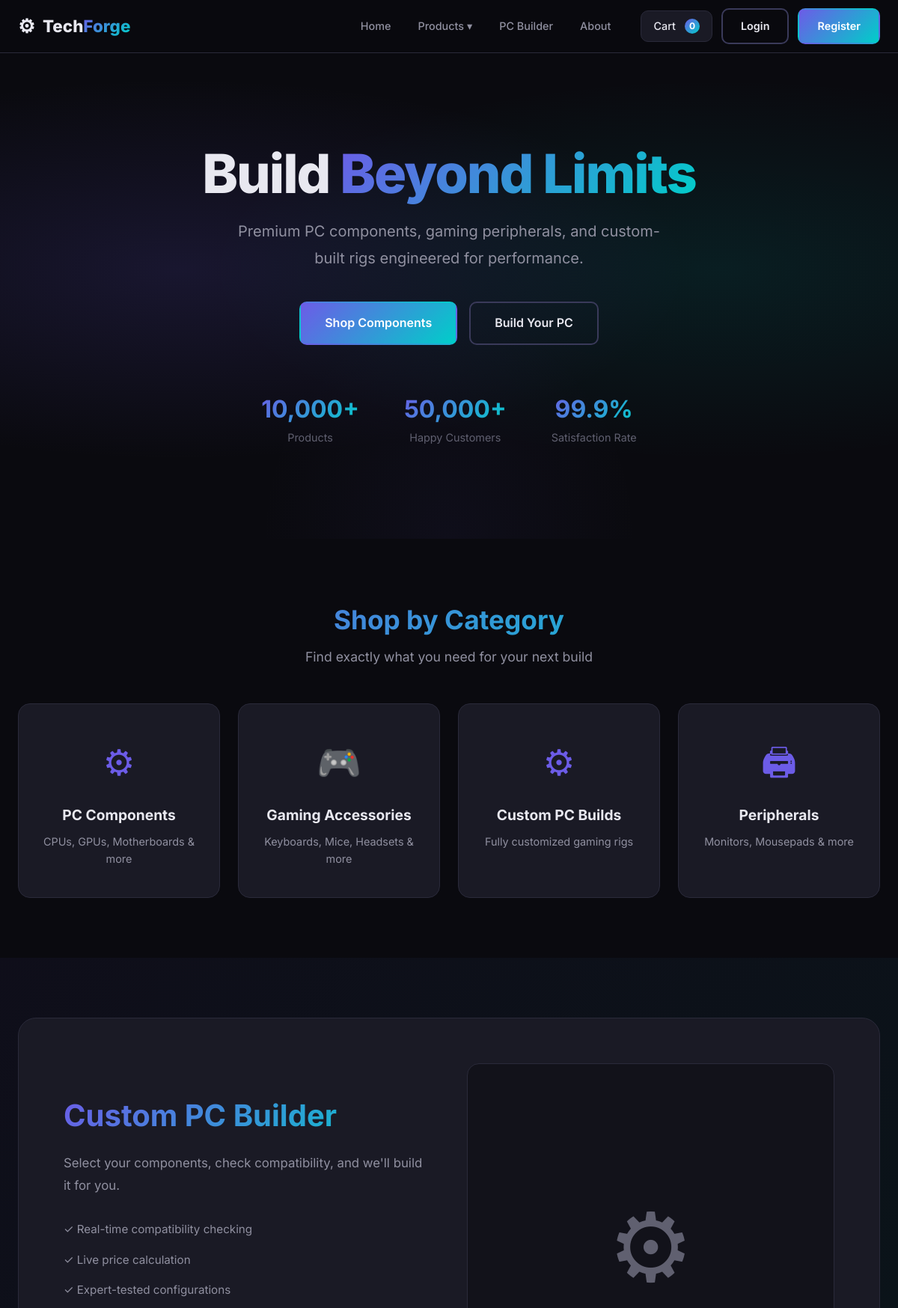
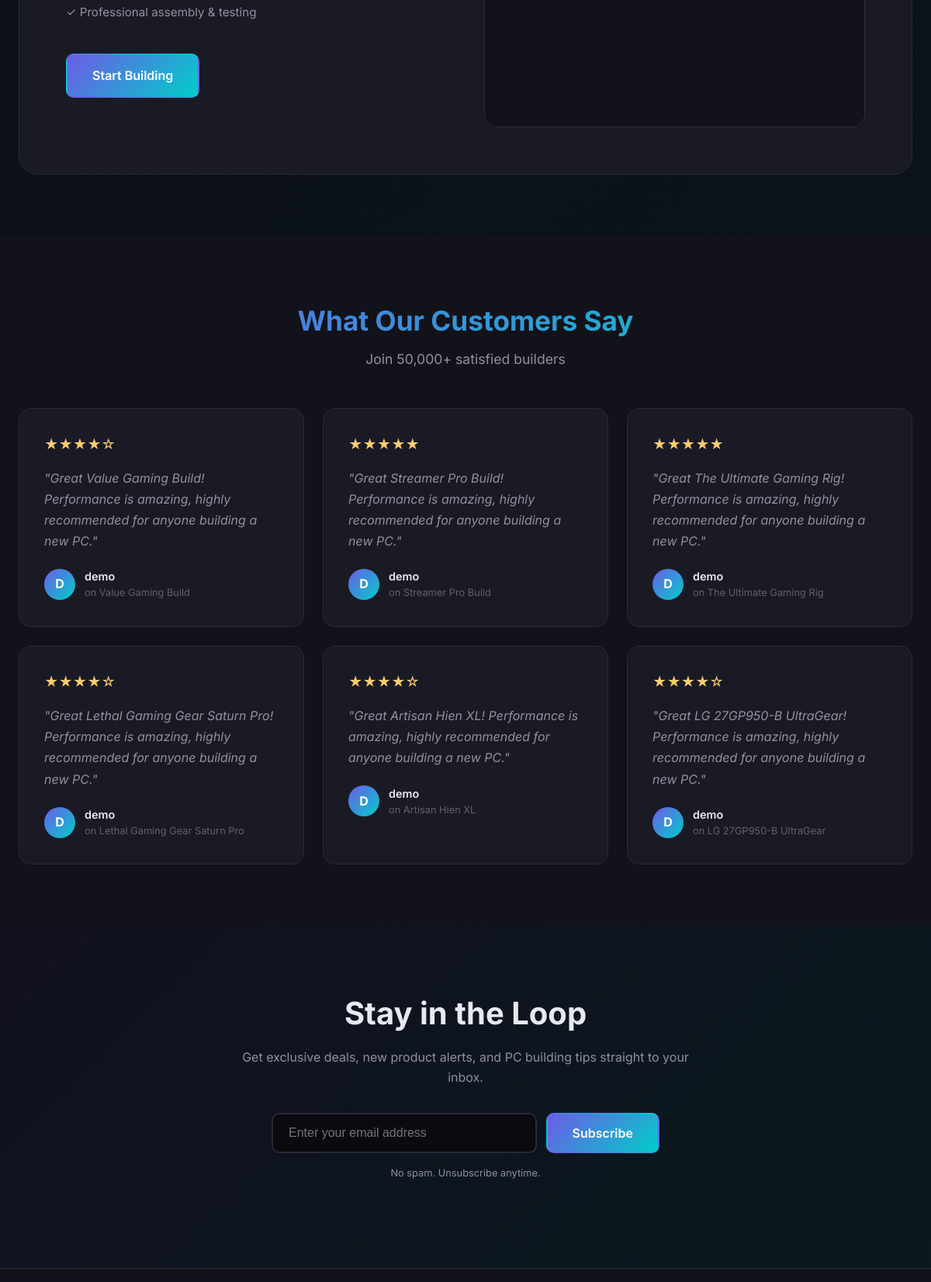
The page / (upper part) on the database its author committed (2 pictures, top to bottom).
### products/models.py (models this page shows, shortened)
class Review(models.Model):
    product = models.ForeignKey(Product, on_delete=models.CASCADE, related_name='reviews')
    user = models.ForeignKey(User, on_delete=models.CASCADE)
    rating = models.IntegerField(validators=[MinValueValidator(1), MaxValueValidator(5)])
    comment = models.TextField()
    created_at = models.DateTimeField(auto_now_add=True)
    class Meta:
        unique_together = ['product', 'user']

class Product(models.Model):
    COMPONENT_TYPES = [
        ('cpu', 'CPU'),
        ('gpu', 'GPU'),
        ('motherboard', 'Motherboard'),
        ('ram', 'RAM'),
        ('storage', 'Storage'),
        ('psu', 'Power Supply'),
        ('cooling', 'Cooling'),
        ('case', 'Case'),
    ]
    category = models.ForeignKey(Category, on_delete=models.CASCADE, related_name='products')
    name = models.CharField(max_length=300)
    slug = models.SlugField(unique=True)
    description = models.TextField()
    specifications = models.JSONField(default=dict, blank=True)
    price = models.DecimalField(max_digits=10, decimal_places=2)
    compare_price = models.DecimalField(max_digits=10, decimal_places=2, null=True, blank=True)
    image = models.ImageField(upload_to='products/', blank=True, null=True)
    stock = models.IntegerField(default=0)
    is_featured = models.BooleanField(default=False)
    is_best_seller = models.BooleanField(default=False)
    is_custom_build = models.BooleanField(default=False)
    component_type = models.CharField(max_length=20, choices=COMPONENT_TYPES, null=True, blank=True)
    is_active = models.BooleanField(default=True)
    created_at = models.DateTimeField(auto_now_add=True)
    updated_at = models.DateTimeField(auto_now=True)
    class Meta:
        ordering = ['-created_at']

### myapp/views.py (the view)
# urls.py: path('', views.home, name='home'),
def home(request):
    categories = Category.objects.filter(parent__isnull=True)
    reviews = Review.objects.all().select_related('user', 'product')[:6]
    context = {
        'categories': categories,
        'reviews': reviews,
    }
    return render(request, 'home.html', context)

### templates/home.html (shortened to what this page needs)
{% extends 'base.html' %}
{% load static %}
{% block content %}
<section class="hero">
    <div class="hero-bg"></div>
    <div class="hero-content">
        <h1 class="hero-title">Build <span class="text-gradient">Beyond Limits</span></h1>
        <p class="hero-subtitle">Premium PC components, gaming peripherals, and custom-built rigs engineered for performance.</p>
        <div class="hero-actions">
            <a href="{% url 'products:list' %}" class="btn btn-primary btn-lg">Shop Components</a>
            <a href="{% url 'custom_pc_builder:builder' %}" class="btn btn-outline btn-lg">Build Your PC</a>
        </div>
        <div class="hero-stats">
            <div class="stat">
                <span class="stat-number">10,000+</span>
                <span class="stat-label">Products</span>
            </div>
            <div class="stat">
                <span class="stat-number">50,000+</span>
                <span class="stat-label">Happy Customers</span>
            </div>
            <div class="stat">
                <span class="stat-number">99.9%</span>
                <span class="stat-label">Satisfaction Rate</span>
            </div>
        </div>
    </div>
</section>
<section class="section categories-section">
    <div class="container">
        <div class="section-header">
            <h2>Shop by Category</h2>
            <p>Find exactly what you need for your next build</p>
        </div>
        <div class="categories-grid">
            <a href="{% url 'products:list' %}?category=components" class="category-card">
                <div class="category-icon">&#9881;</div>
                <h3>PC Components</h3>
                <p>CPUs, GPUs, Motherboards & more</p>
            </a>
            <a href="{% url 'products:list' %}?category=accessories" class="category-card">
                <div class="category-icon">&#127918;</div>
                <h3>Gaming Accessories</h3>
                <p>Keyboards, Mice, Headsets & more</p>
            </a>
            <a href="{% url 'custom_pc_builder:builder' %}" class="category-card">
                <div class="category-icon">&#9881;</div>
                <h3>Custom PC Builds</h3>
                <p>Fully customized gaming rigs</p>
            </a>
            <a href="{% url 'products:list' %}?category=accessories" class="category-card">
                <div class="category-icon">&#128424;</div>
                <h3>Peripherals</h3>
                <p>Monitors, Mousepads & more</p>
            </a>
        </div>
    </div>
</section>
<section class="section builder-cta-section">
    <div class="container">
        <div class="cta-card">
            <div class="cta-content">
                <h2>Custom PC Builder</h2>
                <p>Select your components, check compatibility, and we'll build it for you.</p>
                <ul class="cta-features">
                    <li>&#10003; Real-time compatibility checking</li>
                    <li>&#10003; Live price calculation</li>
                    <li>&#10003; Expert-tested configurations</li>
                    <li>&#10003; Professional assembly & testing</li>
                </ul>
                <a href="{% url 'custom_pc_builder:builder' %}" class="btn btn-primary btn-lg">Start Building</a>
            </div>
            <div class="cta-image">
                <div class="pc-build-preview">
                    <span class="preview-icon">&#9881;</span>
                </div>
            </div>
        </div>
    </div>
</section>
{% if reviews %}
<section class="section reviews-section">
    <div class="container">
        <div class="section-header">
            <h2>What Our Customers Say</h2>
            <p>Join 50,000+ satisfied builders</p>
        </div>
        <div class="reviews-grid">
            {% for review in reviews %}
            <div class="review-card">
                <div class="review-stars">
                    {% for i in "12345" %}{% if forloop.counter <= review.rating %}&#9733;{% else %}&#9734;{% endif %}{% endfor %}
                </div>
                <p class="review-text">"{{ review.comment|truncatewords:20 }}"</p>
                <div class="review-author">
                    <div class="review-avatar">{{ review.user.username|first|upper }}</div>
                    <div>
                        <p class="review-name">{{ review.user.username }}</p>
                        <p class="review-product">on {{ review.product.name|truncatechars:30 }}</p>
                    </div>
                </div>
            </div>
            {% endfor %}
        </div>
    </div>
</section>
{% endif %}
<section class="section newsletter-section">
    <div class="container">
        <div class="newsletter-card">
            <h2>Stay in the Loop</h2>
            <p>Get exclusive deals, new product alerts, and PC building tips straight to your inbox.</p>
            <form class="newsletter-form-large">
                <input type="email" placeholder="Enter your email address" required class="newsletter-input-large">
                <button type="submit" class="btn btn-primary btn-lg">Subscribe</button>
            </form>
            <p class="newsletter-disclaimer">No spam. Unsubscribe anytime.</p>
        </div>
    </div>
</section>
{% endblock %}

### rows shown on the page
Review: rating 4 (drawn), comment "Great Value Gaming Build! Performance is amazing, highly recommended for anyone building a new PC.", user.username|first "D", user.username "demo", product.name "Value Gaming Build"
Review: comment "Great Streamer Pro Build! Performance is amazing, highly recommended for anyone building a new PC.", user.username|first "D", user.username "demo", product.name "Streamer Pro Build"
Review: comment "Great The Ultimate Gaming Rig! Performance is amazing, highly recommended for anyone building a new PC.", user.username|first "D", user.username "demo", product.name "The Ultimate Gaming Rig"
Review: rating 4 (drawn), comment "Great Lethal Gaming Gear Saturn Pro! Performance is amazing, highly recommended for anyone building a new PC.", user.username|first "D", user.username "demo", product.name "Lethal Gaming Gear Saturn Pro"
Review: rating 4 (drawn), comment "Great Artisan Hien XL! Performance is amazing, highly recommended for anyone building a new PC.", user.username|first "D", user.username "demo", product.name "Artisan Hien XL"
Review: rating 4 (drawn), comment "Great LG 27GP950-B UltraGear! Performance is amazing, highly recommended for anyone building a new PC.", user.username|first "D", user.username "demo", product.name "LG 27GP950-B UltraGear"

### other values the page prints
{{ cart_count|default:0 }} "0"
